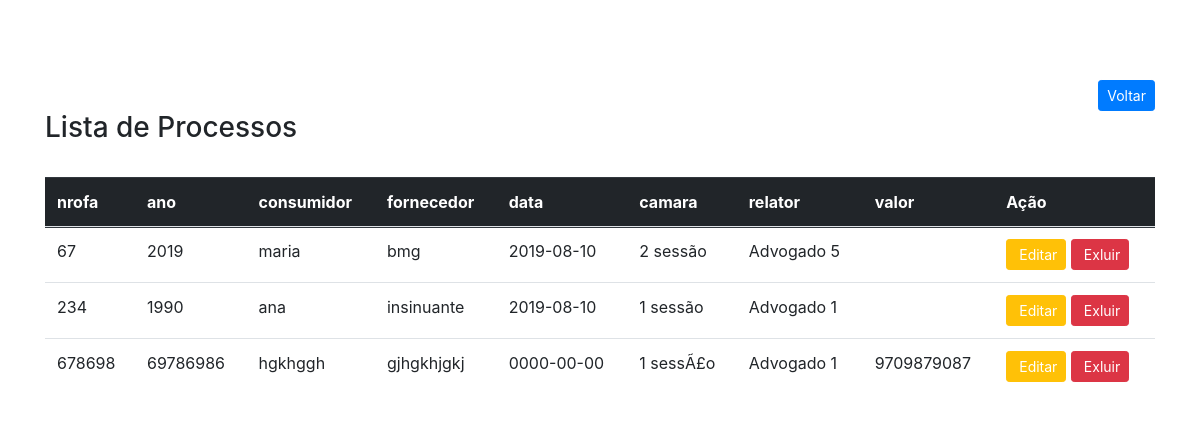
The app's page /listagem.php with its own data.
### tables this page shows
CREATE TABLE `processo` (
  `id_processo` int(11) NOT NULL,
  `nrofa` int(11) NOT NULL,
  `ano` int(11) NOT NULL,
  `consumidor` varchar(200) NOT NULL,
  `fornecedor` varchar(200) NOT NULL,
  `data` date NOT NULL,
  `camara` varchar(100) NOT NULL,
  `relator` varchar(100) NOT NULL,
  `valor` varchar(20) NOT NULL
);

### listagem.php (the view, shortened to what this page needs)
<!doctype html>
<html lang="pt-br">
  <head>
    <link rel="stylesheet" href="css/bootstrap.min.css">
    <link rel="stylesheet" href="css/style.css">
  </head>
  <body>
<div class="container" style="margin-top:80px">
<div style="text-align:right">
  <a href="index.php" role="button" class="btn btn-sm btn-primary">Voltar</a>
</div>
<h3>Lista de Processos</h3>
<br>
<table class="table">
<thead class="thead-dark">
    <tr>
      <th scope="col">nrofa</th>
      <th scope="col">ano</th>
      <th scope="col">consumidor</th>
      <th scope="col">fornecedor</th>
      <th scope="col">data</th>
      <th scope="col">camara</th>
      <th scope="col">relator</th>
      <th scope="col">valor</th>
      <th scope="col">Ação</th>
    </tr>
  </thead>
  <tbody>
      <tr>
       <?php
              include 'conexao.php';
              $sql = "SELECT * FROM processo";
              $busca = mysqli_query($conexao, $sql);
              while ($array = mysqli_fetch_array($busca)) {
                $id_processo =$array['id_processo'];
                $nrofa=$array['nrofa'];
                $ano =$array['ano'];
                $consumidor =$array['consumidor'];
                $fornecedor =$array['fornecedor'];
                $data =$array['data'];
                $camara =$array['camara'];
                $relator =$array['relator'];
                $valor =$array['valor'];
?>
             <tr>
                  <td><?php echo $nrofa ?></td>
                  <td><?php echo $ano ?></td>
                  <td><?php echo $consumidor ?></td>
                  <td><?php echo $fornecedor ?></td>
                  <td><?php echo $data ?></td>
                  <td><?php echo $camara ?></td>
                  <td><?php echo $relator ?></td>
                  <td><?php echo $valor ?></td>
                  <td><a class ="btn btn-warning btn-sm" style="color:#fff" href="editar_processo.php?id=<?php echo $id_processo ?>" role="button"><i class="far fa-edit"></i>&nbsp;Editar</a>
                  <a class ="btn btn-danger btn-sm" style="color:#fff" href="deletar_processo.php?id=<?php echo $id_processo ?>" role="button"><i class="far fa-trash-alt"></i>&nbsp;Exluir</a></td>
       </tr>
                <?php } ?>
      </table>
      </div>
        </body>
      </html>

### css/style.css (style rules this page uses)
div.container { margin-top:40px; width: 2000px; }

### records on screen
processo: nrofa "67", ano "2019", consumidor "maria", fornecedor "bmg", data "2019-08-10", camara "2 sessão", relator "Advogado 5"
processo: nrofa "234", ano "1990", consumidor "ana", fornecedor "insinuante", data "2019-08-10", camara "1 sessão", relator "Advogado 1"
processo: nrofa "678698", ano "69786986", consumidor "hgkhggh", fornecedor "gjhgkhjgkj", data "0000-00-00", camara "1 sessÃ£o", relator "Advogado 1", valor "9709879087"
